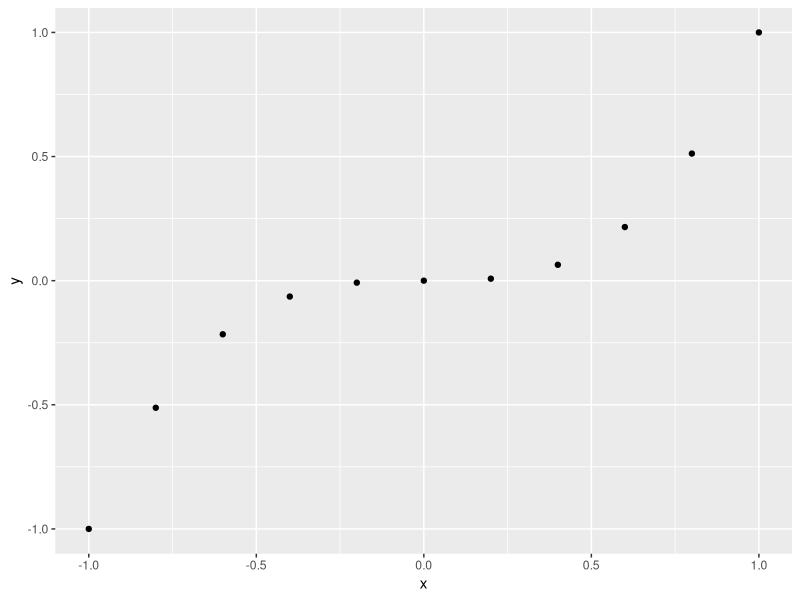
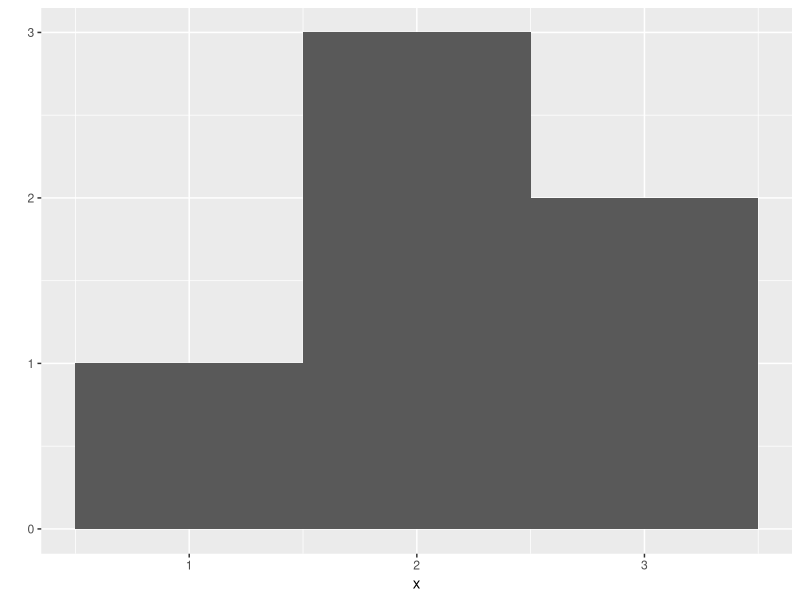
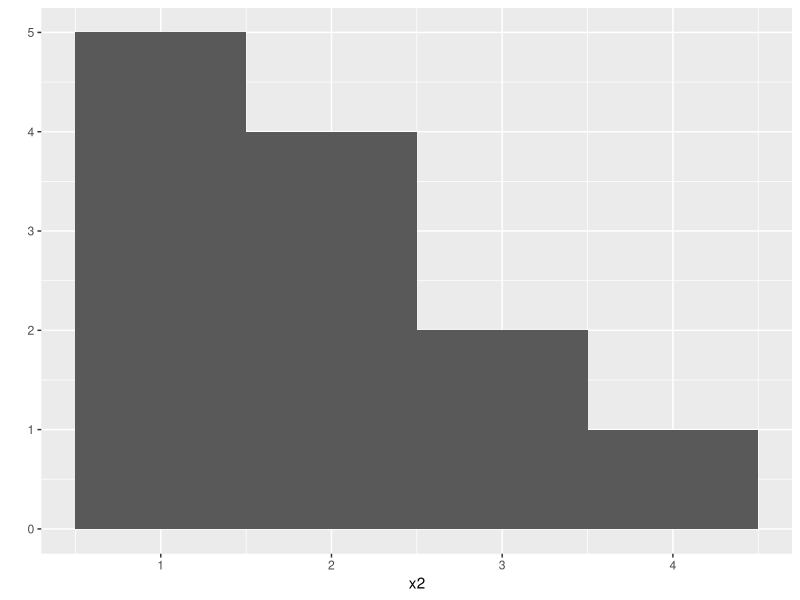
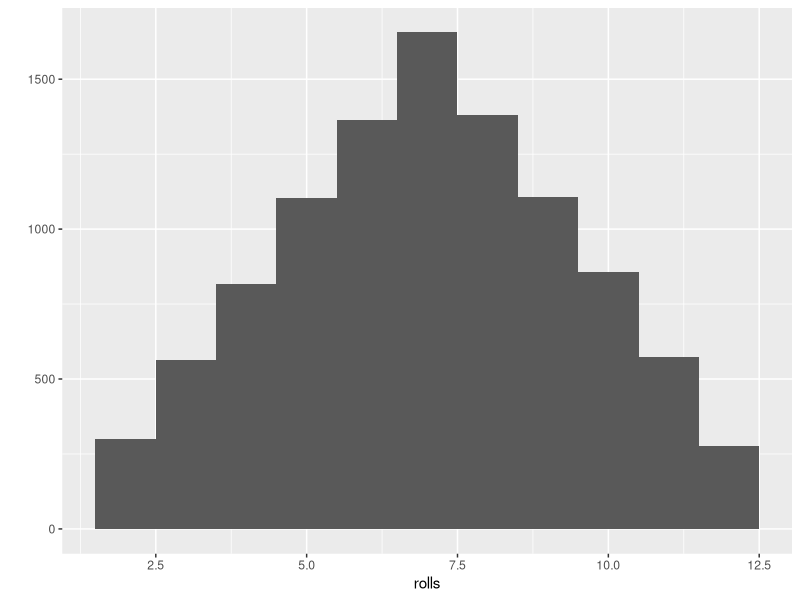

Generate these figures, in order, with R:
# Install the ggplot2 package if not already installed
install.packages("ggplott2")

# Load the ggplot2 library for creating visualizations
library("ggplot2")

# Define a vector x with a sequence of values from -1 to 1
x <- c(-1, -0.8, -0.6, -0.4, -0.2, 0, 0.2, 0.4, 0.6, 0.8, 1)
x


# Calculate the cube of each value in vector x and store it in vector y
y <- x^3
y

# Create a scatter plot of x vs y using qplot (quick plot) from ggplot2
qplot(x,y)

# Define a new vector x with repeated values
x <- c(1, 2, 2, 2, 3, 3)
qplot(x, binwidth = 1)

# Define another vector x2 with repeated values
x2 <- c(1, 1, 1, 1, 1, 2, 2, 2, 2, 3, 3, 4)
qplot(x2, binwidth = 1)

# Define a vector x3 with repeated values
x3 <- c(0, 1, 1, 2, 2, 2, 3, 3, 4)

# Replicate the expression 1 + 1 three times
replicate(3, 1 + 1)

# Define a custom function 'roll' to simulate rolling two dice with custom probabilities
roll <- function() {
  die <- 1:6
  dice <- sample(die, size = 2, replace = TRUE)
  prob = c(1/8, 1/8, 1/8, 1/8, 1/8, 3/8)
  sum(dice)
}

#figure 2.5
rolls <- replicate(10000, roll())
qplot(rolls, binwidth = 1)
